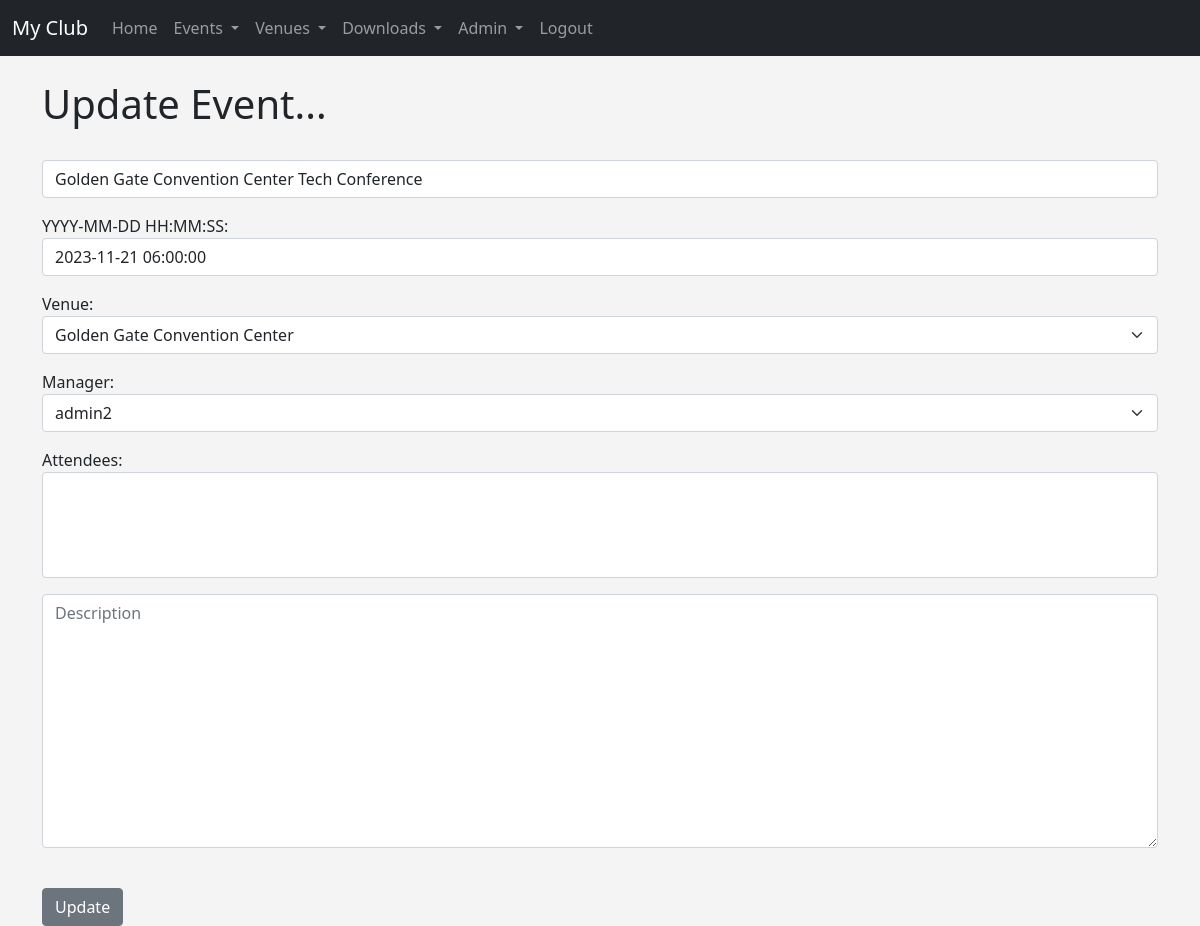
Screenshot of /update_event/7/ (signed in) with the database file from the repository.
### events/models.py (models this page shows, shortened)
class Event(models.Model):
	name = models.CharField('Event Name', max_length=120)
	event_date = models.DateTimeField('Event Date')
	venue = models.ForeignKey(Venue, blank=True, null=True, on_delete=models.CASCADE)
	manager = models.ForeignKey(User, blank=True, null=True, on_delete=models.SET_NULL)
	description = models.TextField(blank=True)
	attendees = models.ManyToManyField(MyClubUser, blank=True)
	approved = models.BooleanField('Aprroved', default=False)

class Venue(models.Model):
	name = models.CharField('Venue Name', max_length=120)
	address = models.CharField(max_length=300)
	zip_code = models.CharField('Zip Code', max_length=15)
	phone = models.CharField('Contact Phone', max_length=25, blank=True)
	web = models.URLField('Website Address', blank=True)
	email_address = models.EmailField('Email Address', blank=True)
	owner = models.IntegerField("Venue Owner", blank=False, default=1)
	def __str__(self):
		return self.name

### events/views.py (the view)
# urls.py: path('update_event/<str:id>/', views.update_event, name='update-event'),
@login_required(login_url='login')
def update_event(request, id):
	event = Event.objects.get(pk=id)
	if request.user.is_superuser:
		form = EventFormAdmin(request.POST or None, instance=event)
	else:
		form = EventForm(request.POST or None, instance=event)
	if form.is_valid():
		form.save()
		return redirect('list-events')
	return render(request, 'events/update_event.html',
		{'event': event,
		'form':form})

### events/forms.py
class EventFormAdmin(ModelForm):
	class Meta:
		model = Event
		fields = ('name', 'event_date', 'venue', 'manager', 'attendees', 'description')
		labels = {
			'name': '',
			'event_date': 'YYYY-MM-DD HH:MM:SS',
			'venue': 'Venue',
			'manager': 'Manager',
			'attendees': 'Attendees',
			'description': '',
		}
		widgets = {
			'name': forms.TextInput(attrs={'class':'form-control', 'placeholder':'Event Name'}),
			'event_date': forms.TextInput(attrs={'class':'form-control', 'placeholder':'Event Date'}),
			'venue': forms.Select(attrs={'class':'form-select', 'placeholder':'Venue'}),
			'manager': forms.Select(attrs={'class':'form-select', 'placeholder':'Manager'}),
			'attendees': forms.SelectMultiple(attrs={'class':'form-control', 'placeholder':'Attendees'}),
			'description': forms.Textarea(attrs={'class':'form-control', 'placeholder':'Description'}),
		}

### events/templates/events/update_event.html (shortened to what this page needs)
{% extends 'base.html' %}
{% block content %}
{% if user.is_authenticated %}
	{% if user == event.manager %}
	<h1>Update Event...</h1>
	<br/>
	<form action="" method=POST>
		{{ form.as_p }}
		<br/>
		<input type="submit" value="Update" class="btn btn-secondary">
		{% endif %}
{% else %}
	<h1>Sorry! You Must Be Logged In To View This Page...</h1>
	<a href="{% url 'login' %}">Login Here</a>
{% endif %}
{% endblock %}

### events/templates/base.html (style rules this page uses)
body { background: #f4f4f4; }

### rows the page displays
Event: name "Golden Gate Convention Center Tech Conference", event_date "2023-11-21 06:00:00", venue "Golden Gate Convention Center", manager "admin2"
